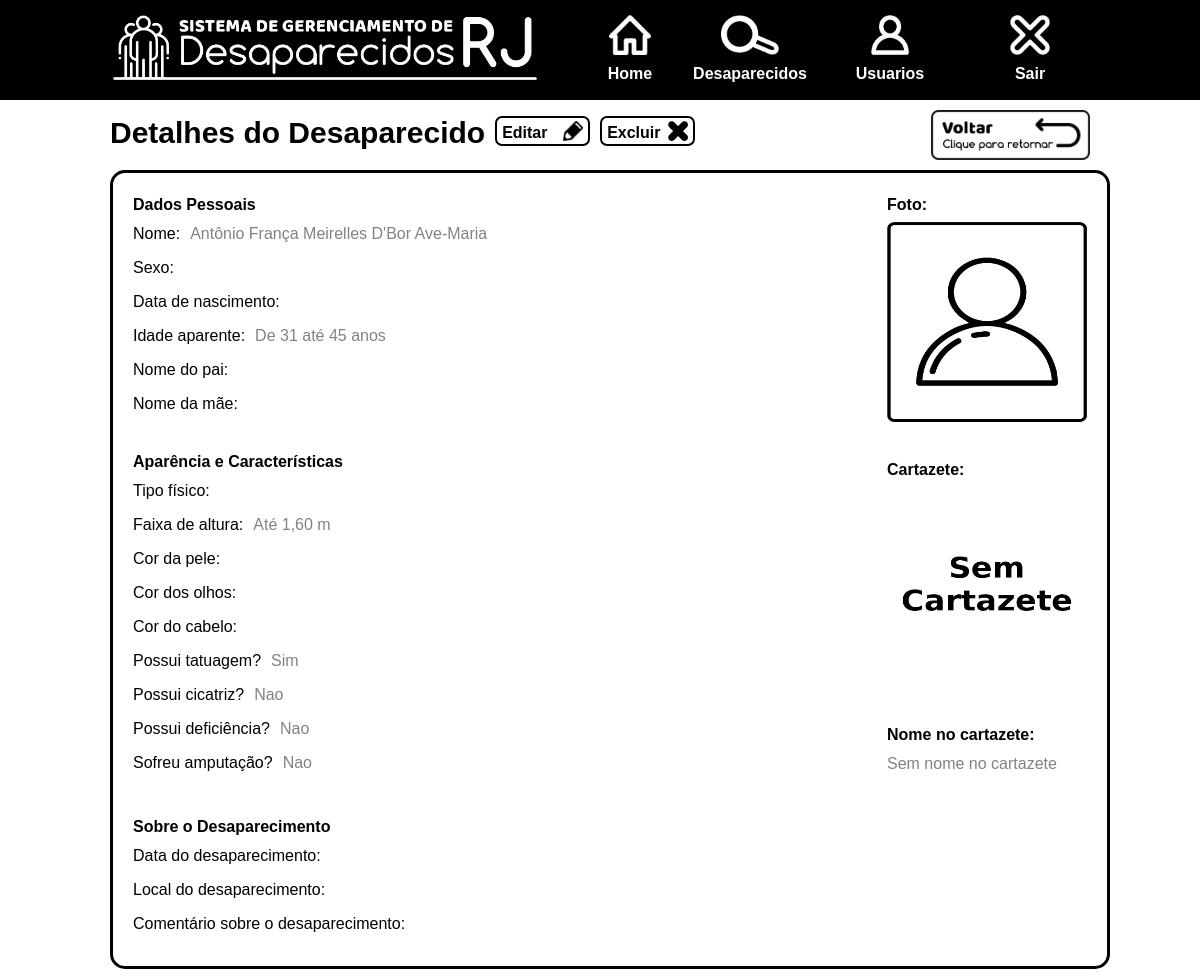
The page /webserver/desaparecidos/visualizar/4/ (signed in) on the database its author committed.
### webserver/models.py (models this page shows)
class Pessoa(models.Model):
	FAIXA_IDADE = (
		("ate_18_anos", "Até 18 anos"),
		("de_19_ate_30_anos", "De 19 até 30 anos"),
		("de_31_ate_45_anos", "De 31 até 45 anos"),
		("de_46_ate_65_anos", "De 46 até 65 anos"),
		("acima_de_65_anos", "Acima de 65 anos"),
	)
	FAIXA_ALTURA = (
		("anao", "Anão"),
		("ate_160", "Até 1,60 m"),
		("de_160_ate_170", "De 1,60 até 1,70 m"),
		("de_170_ate_180", "De 1,70 até 1,80 m"),
		("acima_de_180", "Acima de 1,80 m"),
	)
	SEXO = (
		("masculino", "Masculino"),
		("feminino", "Feminino"),
	)
	COR_PELE = (
		("albino", "Albino"),
		("amarela", "Amarela"),
		("branca", "Branca"),
		("negra", "Negra"),
		("parda", "Parda"),
		("vermelha", "Vermelha"),
	)
	COR_OLHOS = (
		("azuis", "Azuis"),
		("castanhos_claros", "Castanhos Claros"),
		("castanhos_escuros", "Castanhos Escuros"),
		("cinzentos", "Cinzentos"),
		("castanhos", "Castanhos"),
		("desiguais_na_cor", "Desiguais na Cor"),
		("pretos", "Pretos"),
		("verdes", "Verdes"),
		("violetas", "Violetas"),
	)
	COR_CABELOS = (
		("aco", "Aço"),
		("branco", "Branco"),
		("castanho_claro", "Castanho Claro"),
		("castanho_escuro", "Castanho Escuro"),
		("com_mechas_ou_faixas", "Com Mechas ou Faixas"),
		("louro", "Louro"),
		("preto", "Preto"),
		("ruivo", "Ruivo")
	)
	TIPO_FISICO = (
		("magro", "Magro"),
		("normal", "Normal"),
		("gordo", "Gordo"),
		("forte", "Forte"),
	)
	nome = models.CharField(max_length = 254, blank=True, null=True)
	nome_normalizado = models.CharField(max_length = 254, blank=True, null=True)
	idade = models.IntegerField(blank=True, null=True)
	idade_aparente = models.CharField(max_length = 100, choices = FAIXA_IDADE, blank=True, null=True)
	altura = models.IntegerField(blank=True, null=True)
	faixa_altura = models.CharField(max_length = 100, choices = FAIXA_ALTURA, blank=True, null=True)
	cor_pele = models.CharField(max_length = 100, choices = COR_PELE, blank=True, null=True)
	cor_olhos = models.CharField(max_length = 100, choices = COR_OLHOS, blank=True, null=True)
	cor_cabelos = models.CharField(max_length = 100, choices = COR_CABELOS, blank=True, null=True)
	sexo = models.CharField(max_length = 100, choices = SEXO, blank=True, null=True)
	nome_pai = models.CharField(max_length = 254, blank=True, null=True)
	nome_mae = models.CharField(max_length = 254, blank=True, null=True)
	foto = models.ImageField(upload_to = "fotos/", blank = True, null = True)
	facial_encoding = models.TextField(blank = True, null = True)
	encoding_distance_to_zero = models.FloatField(blank = True, null = True)
	data_nascimento = models.DateTimeField(blank=True, null=True)
	data_desaparecimento = models.DateTimeField(blank=True, null=True)
	local_desaparecimento = models.CharField(max_length = 254, blank=True, null=True)
	cartazete = models.ImageField(upload_to = "cartazetes/",blank = True, null = True)
	nome_no_cartazete = models.CharField(max_length = 254, blank=True, null=True)
	comentario_desaparecimento = models.TextField(blank = True, null = True)
	possui_tatuagem = models.NullBooleanField(blank=True, null=True)
	possui_cicatriz = models.NullBooleanField(blank=True, null=True)
	possui_deficiencia = models.NullBooleanField(blank=True, null=True)
	sofreu_amputacao = models.NullBooleanField(blank=True, null=True)
	esta_desaparecido = models.NullBooleanField(default=True, null=True)
	tipo_fisico = models.CharField(max_length = 254, choices = TIPO_FISICO, blank=True, null=True)
	rg = models.CharField(max_length = 9, blank=True, null=True)
	emissor_rg = models.CharField(max_length = 15, blank=True, null=True)
	cpf = models.CharField(max_length = 11, blank=True, null=True)
	cnh = models.CharField(max_length = 11, blank=True, null=True)

### webserver/views.py (the view)
# urls.py: url(r'desaparecidos/visualizar/(?P<pk>\d+)/$', views.visualizarDesaparecido, name='visualizarDesaparecido'),
@login_required
def visualizarDesaparecido(request, pk):
    pessoa = Pessoa.objects.get(pk=pk)
    return render(request, "desaparecido.html", {"pessoa": pessoa})

### webserver/templates/desaparecido.html (shortened to what this page needs)
{% extends './main.html' %}
{% load static %}
    {% block page_content %}
        <section id="page-contents">
            <header class="content-top">
                <p>Detalhes do Desaparecido</p>
                <a href="{% url 'editarDesaparecido' pk=pessoa.pk %}" class="option-button link-button grey-on-hover">
                    <span>Editar</span><img src="{% static 'images/pencil-icon.png' %}">
                </a>
                <a href="{% url 'removerDesaparecido' pk=pessoa.pk %}" class="option-button link-button grey-on-hover">
                    <span>Excluir</span><img src="{% static 'images/black-x-icon.png' %}">
                </a>
                <img src="{% static 'images/back-button.png' %}" onclick="history.back()">
            </header>
            <section class="person_data_container">
                <div class="fields_container">
                    <div class="fields_left_column">
                        <p>Dados Pessoais</p>
                        <div class="data_field"><span class="space-to-the-right">Nome:</span><span class="grey-text">{{ pessoa.nome|default_if_none:"" }}</span></div>
                        <div class="data_field"><span class="space-to-the-right">Sexo:</span></div>
                        <div class="data_field"><span class="space-to-the-right">Data de nascimento:</span></div>
                        <div class="data_field"><span class="space-to-the-right">Idade aparente:</span><span class="grey-text">{{ pessoa.get_idade_aparente_display|default_if_none:"" }}</span></div>
                        <div class="data_field"><span class="space-to-the-right">Nome do pai:</span></div>
                        <div class="data_field"><span class="space-to-the-right">Nome da mãe:</span></div>
                        <br>
                        <p>Aparência e Características</p>
                        <div class="data_field"><span class="space-to-the-right">Tipo físico:</span></div>
                        <div class="data_field"><span class="space-to-the-right">Faixa de altura:</span><span class="grey-text">{{ pessoa.get_faixa_altura_display|default_if_none:"" }}</span></div>
                        <div class="data_field"><span class="space-to-the-right">Cor da pele:</span></div>
                        <div class="data_field"><span class="space-to-the-right">Cor dos olhos:</span></div>
                        <div class="data_field"><span class="space-to-the-right">Cor do cabelo:</span></div>
                        <div class="data_field"><span class="space-to-the-right">Possui tatuagem?</span><span class="grey-text">{% if pessoa.possui_tatuagem %}Sim{% else %}Nao{% endif %}</span></div>
                        <div class="data_field"><span class="space-to-the-right">Possui cicatriz?</span><span class="grey-text">{% if pessoa.possui_cicatriz %}Sim{% else %}Nao{% endif %}</span></div>
                        <div class="data_field"><span class="space-to-the-right">Possui deficiência?</span><span class="grey-text">{% if pessoa.possui_deficiencia %}Sim{% else %}Nao{% endif %}</span></div>
                        <div class="data_field"><span class="space-to-the-right">Sofreu amputação?</span><span class="grey-text">{% if pessoa.sofreu_amputacao %}Sim{% else %}Nao{% endif %}</span></div>
                    </div>
                    <div class="fields_right_column">
                        <div class="foto_fields_container">
                            <div class="data_field">
                                <p class="label-paragraph">Foto:</p>
                                {% if pessoa.foto.name %}
                                <img src="{{ pessoa.foto.url }}" width="200" height="200" />
                                {% else %}
                                <img src="{% static 'images/no-photo-image.png' %}" width="200" height="200" />
                                {% endif %}
                                <br>
                                <br>
                                <p class="label-paragraph">Cartazete:</p>
                                {% if pessoa.cartazete.name %}
                                <img src="{{ pessoa.cartazete.url }}" width="200" height="200" />
                                {% else %}
                                <img src="{% static 'images/no-cartazete.png' %}" width="200" height="200" />
                                {% endif %}
                                <br>
                                <p class="label-paragraph">Nome no cartazete:</p>
                                {% if pessoa.nome_no_cartazete %}
                                <span class="grey-text">{{ pessoa.nome_no_cartazete }}</span>
                                {% else %}
                                <span class="grey-text">Sem nome no cartazete</span>
                                {% endif %}
                            </div>
                        </div>
                    </div>
                    <br>
                    <p>Sobre o Desaparecimento</p>
                    <div class="data_field larger_form_field"><span class="space-to-the-right">Data do desaparecimento:</span></div>
                    <div class="data_field larger_form_field"><span class="space-to-the-right">Local do desaparecimento:</span></div>
                    <div class="data_field full_width_form_field">
                        Comentário sobre o desaparecimento:
                        <br>
                    </div>
                </div>
            </section>
        </section>
    {% endblock %}

### webserver/templates/main.html (style rules this page uses)
*, *:after, *:before { margin: 0; padding: 0; box-sizing: border-box; font-family: sans-serif; #font-size: 14px; line-height: 1.5; }
a { text-decoration: none; }
body { #width:1000px; background-color:#fff; #border: 1px solid black; #margin-left: auto; #margin-right: auto; }
body header { height: 100px; width: auto; background-color: #000000; text-align: center; }
body section { width:1000px; margin-left: auto; margin-right: auto; }
#page-contents { background-color: #ffffff; }
#page-contents section { background-color: #ffffff; }
#page-contents header { background-color: #ffffff; }
.content-top { height: 50px; width: 100%; margin-top: 10px; padding-left: 10px; padding-right: 10px; }
.content-top p { float: left; font-size: 30px; font-weight: bold; }
.content-top img { height: 100%; width: auto; float: right; }
.option-button img { width: auto; height: 20px; }
.content-top .link-button { height: 30px; width: 95px; padding-left: 5px; padding-right: 5px; padding-top: 3px; padding-bottom: 3px; border: 2px solid black; border-radius: 7px; display: block; font-weight: bold; color: #000000; float: left; #margin-bottom: 10px; margin-left: 10px; margin-top: 6px; }
.link-button > span { float: left; }
.link-button img { float: right; }
.form_container, .person_data_container { margin: 10px; border: 3px solid black; border-radius: 15px; }
.person_data_container > div { padding: 20px; }
.person_data_container > div p { font-size: 16px; font-weight: bold; margin-bottom: 5px; clear: both; }
.person_data_container > div .data_field { # display: inline; margin-bottom: 10px; # width: 400px; # }
.grey-text { color: #818286; #margin-left: 10px; }
.space-to-the-right { margin-right: 10px; }
.person_data_container > div .larger_form_field { margin-bottom: 10px; width: 500px; }
.person_data_container > div .full_width_form_field { margin-bottom: 10px; width: 100%; }
.fields_container { width: 100%; }
.fields_container .fields_left_column { float: left; width: 50%; }
.fields_container .fields_right_column { float: left; width: 50%; height: 100%; }
.foto_fields_container { float: right; width: 200px; #overflow: hidden; }
.foto_fields_container * { clear: both; }

### rows shown on the page
Pessoa: nome "Antônio França Meirelles D'Bor Ave-Maria", idade_aparente "De 31 até 45 anos", faixa_altura "Até 1,60 m"
